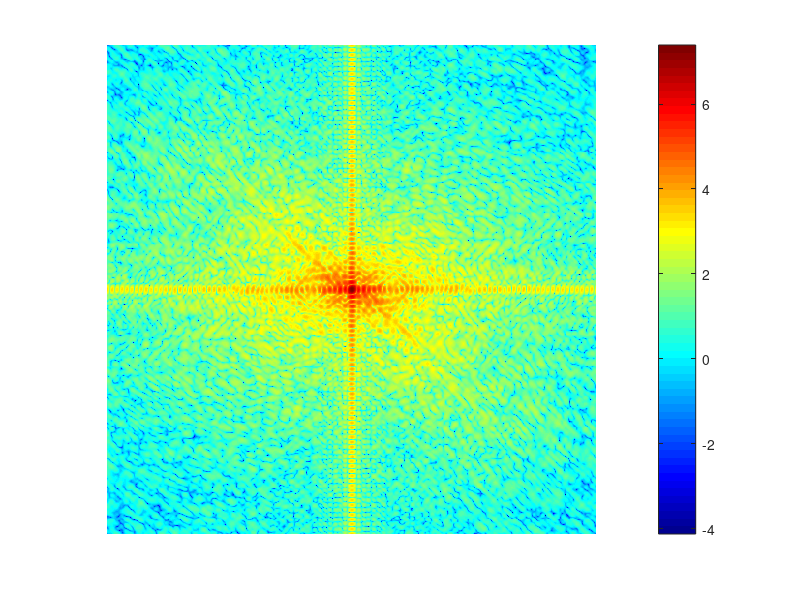

Recreate this plot in MATLAB. (Note: this script raises an error after producing the figure.)
n_iter = 5000;

load('lena_101.mat');

img = im2double(img_padded);
fimg0 = abs(fft2(img));


figure(3001);
imagesc( fftshift( log10(abs(fimg0).^2) ) );
axis image;
axis off;
colormap(jet);
colorbar;

%% simulate BS

bs = 25;

k = (-(size(img,1)-1)/2):((size(img,1)-1)/2);
pc = (size(img,1)+1)/2;

fimg_bs = fftshift(fimg0);
fimg_bs( (pc-bs):(pc+bs), (pc-bs):(pc+bs) ) = 0;
fimg_bs = ifftshift( fimg_bs );


%% generate LR image

xx = linspace(-0.5, 0.5, size(img, 2));
yy = linspace(-0.5, 0.5, size(img, 1));

[XX, YY] = meshgrid(xx, yy);
RR = sqrt( XX.^2 + YY.^2 );

sig = 0.001;
G = exp( -(RR).^2/(2*sig) );

% figure(3001);
% imagesc(G);
% axis image;
% colormap(jet);
% colorbar;

fimg_lr = fftshift( fft2(img) .* sqrt(ifftshift(G)) );

img_lrs = ifft2( ifftshift( fimg_lr ), 'symmetric');

figure(3002);
imshow(img_lrs);
imwrite(img_lrs, ['lena_lrs_sig' int0str(10000*sig, 5) '.png']);

fimg_bs_lr = fftshift(fimg0);
fimg_bs_lr( (pc-bs):(pc+bs), (pc-bs):(pc+bs) ) = fimg_lr( (pc-bs):(pc+bs), (pc-bs):(pc+bs) );
fimg_bs_lr = ifftshift( fimg_bs_lr );
fimg_lr = ifftshift( fimg_lr );

%% test 1: ADM-HIO

% tic;
% [x1,y1,lambda1,ers1] = adm_hio(fimg, mask, n_iter, img);
% toc
% times(1) = toc;
% 
% figure(3011);
% plot(1:n_iter, ers1, 'LineWidth', 2);
% set(gca, 'FontSize', 16);
% xlabel('iteration number');
% ylabel('E_R');
% legend('x', 'y');

%% test 2: ADM-HIO-LR

% tic;
% [x2,y2,lambda2,ers2] = adm_hio_lr(fimg, mask, img_lrs, n_iter, img);
% toc
% times(2) = toc;
% 
% figure(3012);
% plot(1:n_iter, ers2, 'LineWidth', 2);
% set(gca, 'FontSize', 16);
% xlabel('iteration number');
% ylabel('E_R');
% legend('x', 'y');

%% test 3: ADM-HIO-LR-TV

%% test 4: HIO-LR-RS

tic;
[x4, efs4, ers4] = hio2d_lr_rs(fimg_bs, mask, n_iter, img_lrs, img, fimg_bs==0);
toc


figure(3014);
plot(1:n_iter, ers4, 'LineWidth', 2);
set(gca, 'FontSize', 16);
xlabel('iteration number');
ylabel('E_R');
legend('x1', 'x2');

%% test 5: HIO-LR-FS

tic;
[x5, efs5, ers5] = hio2d_lr_fs(fimg_bs_lr, mask, n_iter, fimg_bs==0, img);
toc


figure(3015);
plot(1:n_iter, ers5, 'LineWidth', 2);
set(gca, 'FontSize', 16);
xlabel('iteration number');
ylabel('E_R');
legend('x');

%% test 6: HIO

tic;
[x6, efs6, ers6] = hio2d(fimg_bs, mask, n_iter, fimg_bs==0, [], img);
toc

figure(3016);
plot(1:n_iter, ers6, 'LineWidth', 2);
set(gca, 'FontSize', 16);
xlabel('iteration number');
ylabel('E_R');
legend('x');

%% test 7: HIO+LR

tic;
[x7, efs7, ers7] = hio2d(fimg_bs_lr, mask, n_iter, fimg_bs==0, [], img);
toc

figure(3017);
plot(1:n_iter, ers7, 'LineWidth', 2);
set(gca, 'FontSize', 16);
xlabel('iteration number');
ylabel('E_R');
legend('x');
%% comparison

t = 1:n_iter;

figure(5001);
plot(t, ers6, 'k', t, ers7, 'k--', t, ers4(1,:), 'r', t, ers5(:), 'b', 'LineWidth', 2);
set(gca, 'FontSize', 16);
xlabel('iteration number');
ylabel('E_R');
legend('HIO', 'HIO+', 'HIO-LR-RS', 'HIO-LR-FS');

figure(5002);
semilogy(t, ers6, 'k', t, ers7, 'k--', t, ers4(1,:), 'r', t, ers5(:), 'b', 'LineWidth', 2);
set(gca, 'FontSize', 16);
xlabel('iteration number');
ylabel('E_R');
legend('HIO', 'HIO+', 'HIO-LR', 'HIO-LR-FS');

save(['lena_hio_sig' int0str(10000*sig, 5) '_bs' int0str(bs,3) '.mat'], 'x*', 'y*', 'ers*', 'efs*', 't');
